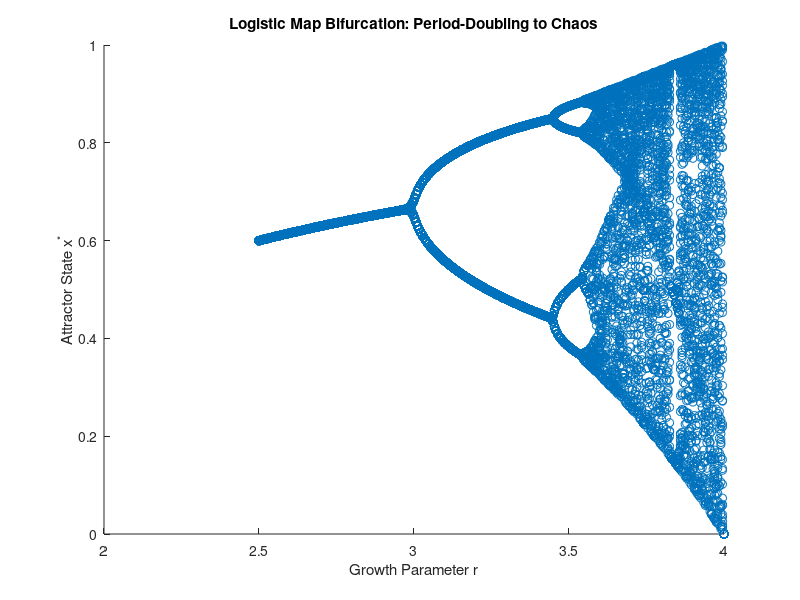

The MATLAB source for this figure:
% Logistic Map Period-Doubling Bifurcation
r_vals = linspace(2.5, 4.0, 300);
r_plot = [];
x_plot = [];

for k = 1:length(r_vals)
    r = r_vals(k);
    x = 0.5;
    for i = 1:150
        x = r * x * (1 - x);
    end
    for i = 1:50
        x = r * x * (1 - x);
        r_plot = [r_plot, r];
        x_plot = [x_plot, x];
    end
end

figure(1);
scatter(r_plot, x_plot);
title('Logistic Map Bifurcation: Period-Doubling to Chaos');
xlabel('Growth Parameter r');
ylabel('Attractor State x^*');
